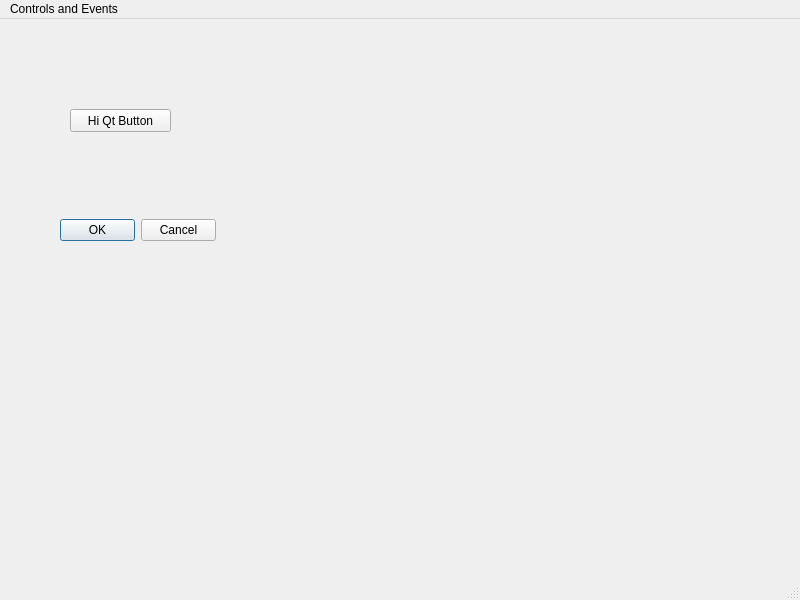
<?xml version="1.0" encoding="UTF-8"?>
<ui version="4.0">
 <class>MainWindow</class>
 <widget class="QMainWindow" name="MainWindow">
  <property name="geometry">
   <rect>
    <x>0</x>
    <y>0</y>
    <width>800</width>
    <height>600</height>
   </rect>
  </property>
  <property name="windowTitle">
   <string>MainWindow</string>
  </property>
  <widget class="QWidget" name="centralwidget">
   <widget class="QPushButton" name="pushButton">
    <property name="geometry">
     <rect>
      <x>70</x>
      <y>90</y>
      <width>101</width>
      <height>23</height>
     </rect>
    </property>
    <property name="text">
     <string>Hi Qt Button</string>
    </property>
    <property name="flat">
     <bool>false</bool>
    </property>
   </widget>
   <widget class="QDialogButtonBox" name="buttonBox">
    <property name="geometry">
     <rect>
      <x>60</x>
      <y>200</y>
      <width>156</width>
      <height>23</height>
     </rect>
    </property>
    <property name="standardButtons">
     <set>QDialogButtonBox::Cancel|QDialogButtonBox::Ok</set>
    </property>
   </widget>
  </widget>
  <widget class="QMenuBar" name="menubar">
   <property name="geometry">
    <rect>
     <x>0</x>
     <y>0</y>
     <width>800</width>
     <height>22</height>
    </rect>
   </property>
   <widget class="QMenu" name="menuControls_and_Events">
    <property name="title">
     <string>Controls and Events</string>
    </property>
    <addaction name="separator"/>
    <addaction name="action1111"/>
   </widget>
   <addaction name="menuControls_and_Events"/>
  </widget>
  <widget class="QStatusBar" name="statusbar"/>
  <action name="action1111">
   <property name="text">
    <string>1111</string>
   </property>
  </action>
 </widget>
 <resources/>
 <connections/>
</ui>
